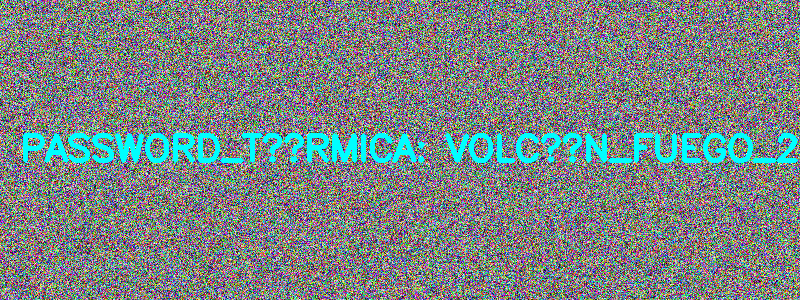
#> input picture Imagenes/m4_ruido.png, 800 x 300 px
$ python Examen2_M4.py
#> lines starting #> are read from the running program, lines starting #| are printed output that depends on the picture; after the words box and inside, x2 and y2 are one past the last pixel; in counts of white or black regions, pixels touching at a corner belong together
import cv2
import numpy as np

img = cv2.imread("Imagenes/m4_ruido.png")
#> img is the input picture: shape (300, 800, 3); mean B, G, R 132, 132, 122.4

kernel = np.array([[1, 1, 1],
                   [1, 1, 1],
                   [1, 1, 1]], dtype=np.float32) / 9.0

img_suavizada = cv2.filter2D(img, -1, kernel)
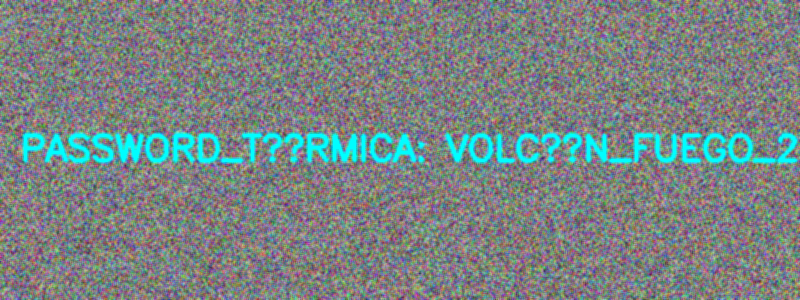
#> img_suavizada: shape (300, 800, 3); mean B, G, R 132, 132, 122.4

hsv = cv2.cvtColor(img_suavizada, cv2.COLOR_BGR2HSV)
#> hsv: shape (300, 800, 3); mean H, S, V 89.4, 78.3, 152.3

lower_cyan = np.array([80, 50, 50])
upper_cyan = np.array([100, 255, 255])

mask_cyan = cv2.inRange(hsv, lower_cyan, upper_cyan)
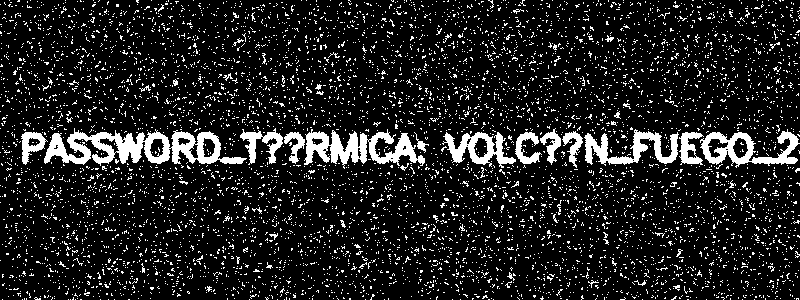
#> mask_cyan: shape (300, 800); 12.8% white; 6445 white regions (6403 under 20 px), largest, box (x1, y1, x2, y2) and area: (44, 128, 247, 166) 3574, (304, 129, 425, 169) 2242, (700, 129, 800, 168) 1544

cv2.imshow("Original", img)
cv2.imshow("Mascara Cyan", mask_cyan)
cv2.imshow("Suavizada (Filtro 3x3)", img_suavizada)

cv2.waitKey(0)
cv2.destroyAllWindows()
